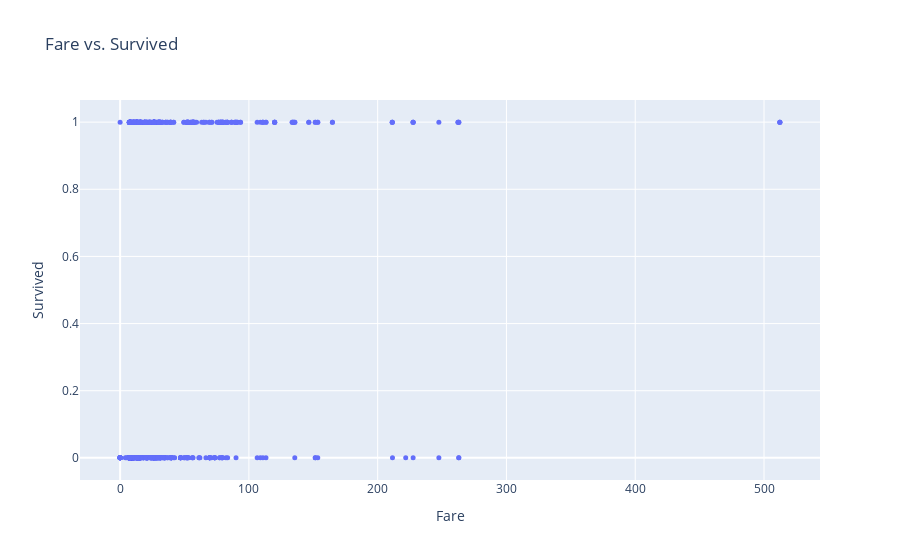
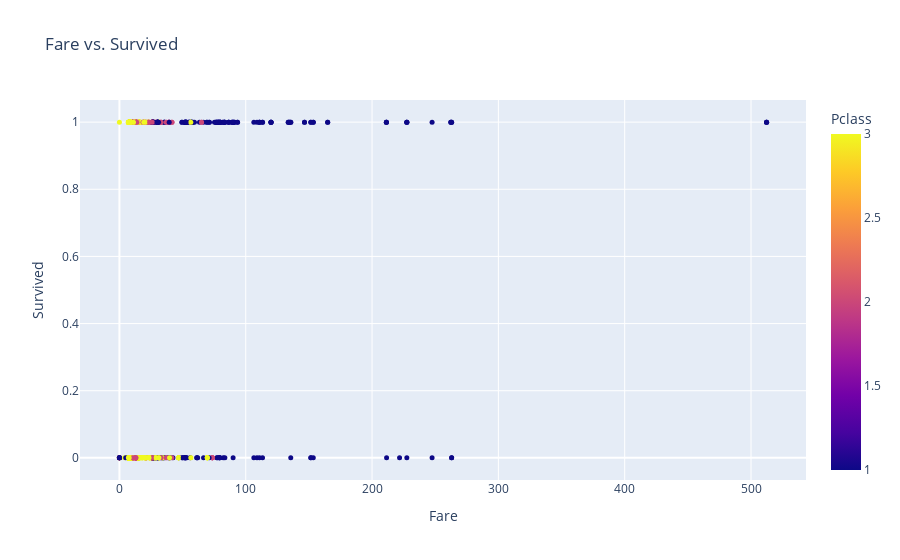

The cell these charts' notebook holds for them, in order:
### Markdown cell above
Just out of curiosity I want to plot 'Fare' vs 'Survived' and 'Pclass' vs 'Survived' as they have the highest correlation to survived. My first instinct was to do a traditional scatter plot with 'Fare' on the x-axis and 'Survived' on the y-axis but as Survived in a binary variable, the graph will not be very informative. Let's code it up just to see.

### Code cell
fig = px.scatter(reduced_train_df,
                 x='Fare',
                 y='Survived',
                 title = 'Fare vs. Survived')
fig.update_traces(marker_size=5)
fig.show()
fig = px.scatter(reduced_train_df,
                 x='Fare',
                 y='Survived',
                 color='Pclass',
                 title = 'Fare vs. Survived')
fig.update_traces(marker_size=5)
fig.show()

### Figure 1 — Plotly figure (JSON) as saved in the notebook; plotly's stock layout.template omitted (floating-point values rounded to 4 significant figures; data arrays with more than 128 entries replaced by an {"elided": "..."} marker saying what was removed)
{"data": [{"hovertemplate": "Fare=%{x}<br>Survived=%{y}<extra></extra>", "legendgroup": "", "marker": {"color": "#636efa", "size": 5, "symbol": "circle"}, "mode": "markers", "name": "", "orientation": "v", "showlegend": false, "type": "scatter", "x": {"elided": "891 float values"}, "xaxis": "x", "y": {"elided": "891 int values"}, "yaxis": "y"}], "layout": {"legend": {"tracegroupgap": 0}, "title": {"text": "Fare vs. Survived"}, "xaxis": {"anchor": "y", "domain": [0, 1], "title": {"text": "Fare"}}, "yaxis": {"anchor": "x", "domain": [0, 1], "title": {"text": "Survived"}}}}

### Figure 2 — Plotly figure (JSON) as saved in the notebook; plotly's stock layout.template omitted (floating-point values rounded to 4 significant figures; data arrays with more than 128 entries replaced by an {"elided": "..."} marker saying what was removed)
{"data": [{"hovertemplate": "Fare=%{x}<br>Survived=%{y}<br>Pclass=%{marker.color}<extra></extra>", "legendgroup": "", "marker": {"color": {"elided": "891 int values"}, "coloraxis": "coloraxis", "size": 5, "symbol": "circle"}, "mode": "markers", "name": "", "orientation": "v", "showlegend": false, "type": "scatter", "x": {"elided": "891 float values"}, "xaxis": "x", "y": {"elided": "891 int values"}, "yaxis": "y"}], "layout": {"coloraxis": {"colorbar": {"title": {"text": "Pclass"}}, "colorscale": [[0, "#0d0887"], [0.1111, "#46039f"], [0.2222, "#7201a8"], [0.3333, "#9c179e"], [0.4444, "#bd3786"], [0.5556, "#d8576b"], [0.6667, "#ed7953"], [0.7778, "#fb9f3a"], [0.8889, "#fdca26"], [1, "#f0f921"]]}, "legend": {"tracegroupgap": 0}, "title": {"text": "Fare vs. Survived"}, "xaxis": {"anchor": "y", "domain": [0, 1], "title": {"text": "Fare"}}, "yaxis": {"anchor": "x", "domain": [0, 1], "title": {"text": "Survived"}}}}
